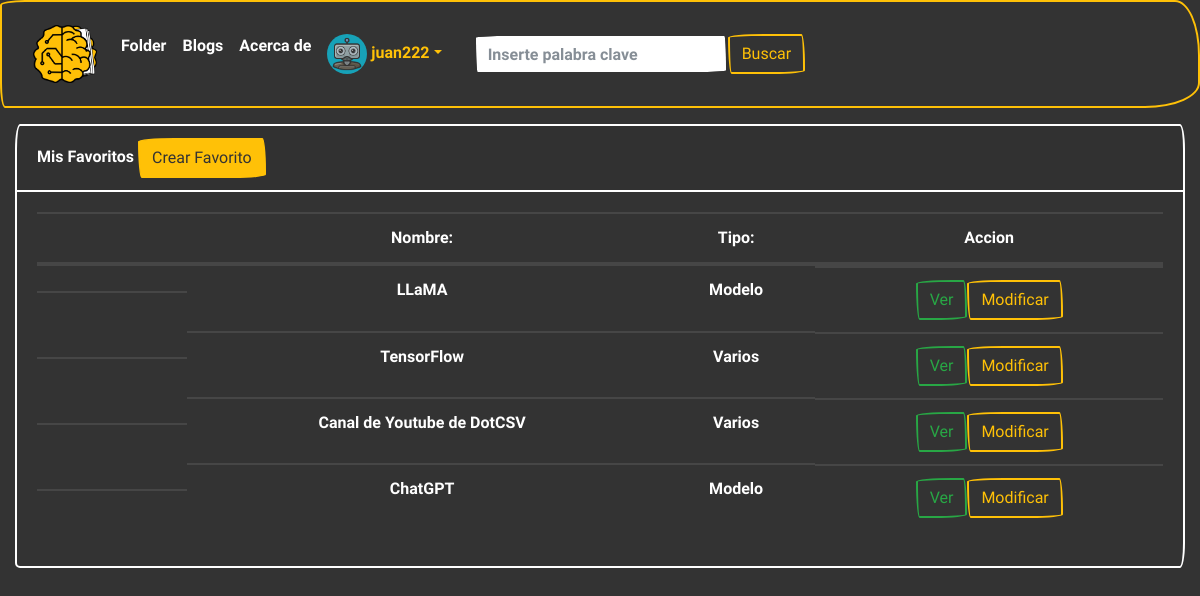
The app's page /mi_favs/ (signed in) with its own data.
### accounts/models.py (models this page shows, shortened)
class Profile(models.Model):
    user = models.OneToOneField(
        User, on_delete=models.CASCADE, related_name='profile')
    image = models.ImageField(
        upload_to='users', default='users/robot_avatar.png', null=True, blank=True)
    location = models.CharField(max_length=100, null=True, blank=True)
    bio = models.TextField(max_length=300, null=True, blank=True)
    interests = models.ManyToManyField(
        Interest, verbose_name='Intereses')
    class Meta:
        verbose_name = 'Perfil'
        verbose_name_plural = 'Perfiles'
        ordering = ['-id']

### folder/models.py (models this page shows, shortened)
class Fav(models.Model):
    nombre = models.CharField(max_length=100)
    tipo = models.CharField(
        max_length=20,
        choices=OPCIONES_TIPOS,
        default='Aplicacion'
    )
    descripcion = models.TextField(max_length=1000, default="")
    claves = models.CharField(max_length=100)
    url = models.URLField(max_length=250)
    user = models.ForeignKey(User, on_delete=models.CASCADE)
    imagen = models.URLField(max_length=250, default="")

### folder/views.py (the view)
# urls.py: path('mi_favs/', views.mi_favs, name='mi_favs'),
@login_required
def mi_favs(request):
    favs = Fav.objects.filter(user=request.user)
    return render(request, 'mi_favs.html', {"favs": favs})

### templates/mi_favs.html (shortened to what this page needs)
{% extends "base.html" %}
{% load crispy_forms_tags %}
{% load static %}
{% block contenido %}
<div class="container-fluid">
    <div class="row">
        <div class="col-lg-12">
            {% if favs %}
            <div class="card border-white bg-primary text-white mb-3">
                <div class="card-header">Mis Favoritos <a class="btn btn-warning text-primary"
                        href="{%url 'create_fav'%}">Crear
                        Favorito</a></div>
                <div class="card-body">
                    <table class="table table-fluid table-dark">
                        <thead>
                            <tr>
                                <th class="text-center" scope="col"></th>
                                <th class="text-center" scope="col">Nombre:</th>
                                <th class="text-center" scope="col">Tipo:</th>
                                <th class="text-center" scope="col">Accion</th>
                            </tr>
                        </thead>
                        <tbody>
                            {% for fav in favs %}
                            <tr>
                                <td class="d-flex d-flex justify-content-center">
                                </td>
                                <td class="text-center">{{fav.nombre}}</td>
                                <td class="text-center">{{fav.tipo}}</td>
                                <td class="d-flex justify-content-center ">
                                    <a href="{% url 'detail_fav' fav.id %}" class="btn btn-outline-success">Ver</a>
                                    <a href="{% url 'detail_mifav' fav.id %}"
                                        class="btn btn-outline-warning">Modificar</a>
                                </td>
                            </tr>
                            {% endfor %}
                        </tbody>
                    </table>
                </div>
            </div>
            {% endif %}
        </div>
    </div>
</div>
</div>
{% endblock contenido %}

### templates/base.html (shortened to what this page needs)
<!DOCTYPE html>
<html lang="es">
<head>
    {% load static %}
    <link rel="stylesheet" href="https://cdn.jsdelivr.net/npm/bootswatch@4.5.2/dist/sketchy/bootstrap.min.css"
>
</head>
<body>
    <header>
        <nav class="navbar navbar-expand-lg navbar-dark bg-primary border-warning">
            <div class="container-fluid">
                <a class="navbar-brand" href="{%url 'explore'%}"><img style="width:4rem;margin:0px"
                        src="{%static 'img/aifolder.png'%}" alt="" srcset=""></a>
                <div class="collapse navbar-collapse" id="navbarColor01">
                    <ul class="navbar-nav me-auto">
                        <li class="nav-item">
                            <a class="nav-link" href="{%url 'explore'%}">Folder</a>
                        </li>
                        <li class="nav-item">
                            <a class="nav-link" href="{%url 'blog'%}">Blogs</a>
                        </li>
                        <li class="nav-item">
                            <a class="nav-link" href="{%url 'about'%}">Acerca de</a>
                        </li>
                        {% if user.is_authenticated %}
                        <li class="nav-item dropdown">
                            <a class="nav-link dropdown-toggle text-warning" data-bs-toggle="dropdown" href="#"
                                role="button" aria-haspopup="true" aria-expanded="false">
                                {% if user.profile.image %}
                                <img style="width:40px" class="bg-info rounded-circle" src="{{user.profile.image.url}}"
                                    alt="" srcset="">
                                {% endif %}
                                {{user}}</a>
                        </li>
                        {% endif %}
                    </ul>
                    <form class="d-flex" action="{% url 'search' %}" method="GET">
                        <div class="form">
                            <div class="d-flex m-4">
                                <input type="text" class="form-control" id="claves" name="claves"
                                    placeholder="Inserte palabra clave" required><button
                                    class="btn btn-outline-warning text-secoundary my-2 my-sm-0" type="submit"
                                    class="btn btn-primary">Buscar</button>
                            </div>
                        </div>
                    </form>
                </div>
            </div>
        </nav>
    </header>
    <main>
        <div style="margin-top: 1rem">
            {% block contenido %}
            {% endblock contenido %}
    </main>
</body>
</html>

### templates/base.html (style rules this page uses)
body { margin: 0px; border: 0px; padding: 0px; background: #333333; }

### records on screen
Fav: nombre "LLaMA", tipo "Modelo"
Fav: nombre "TensorFlow", tipo "Varios"
Fav: nombre "Canal de Youtube de DotCSV", tipo "Varios"
Fav: nombre "ChatGPT", tipo "Modelo"

### other values on screen
{{ user }} "juan222"
